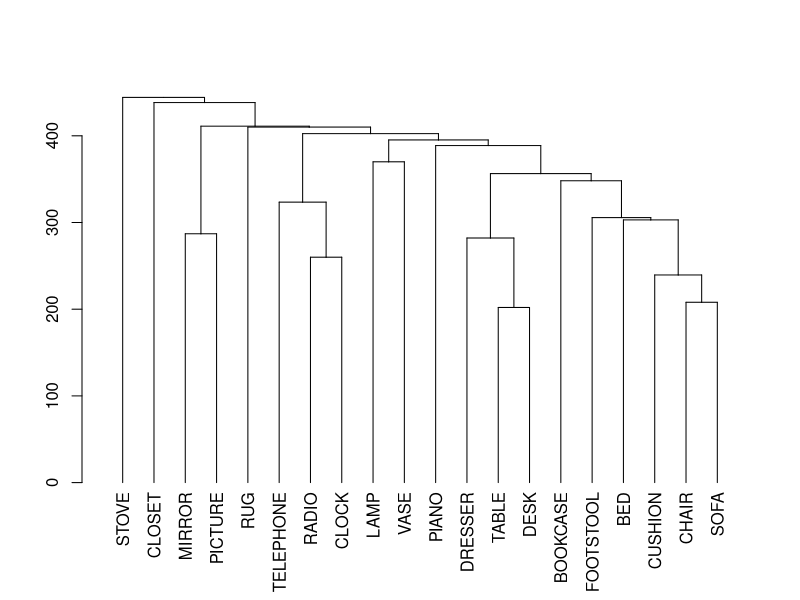
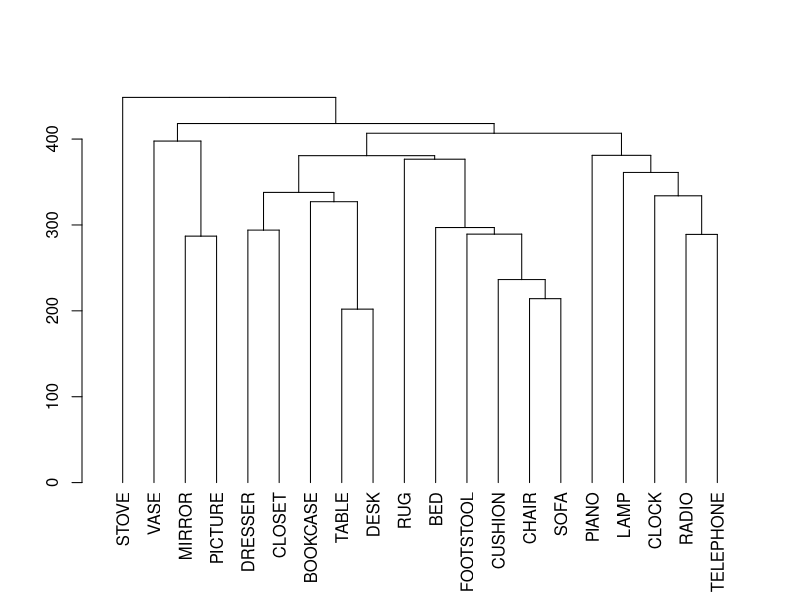

Write the R code that produced these figures, in order.
## ---- chunk 1
knitr::opts_chunk$set(echo = TRUE)
## ---- chunk 2
library(clue)
f1 <- read.table("FURN_prx_revised.txt", fill = TRUE, header = TRUE) # add zero on diagonal before read the table
rownames(f1) <- names(f1)
f2 <- as.matrix(f1)
ultraD=ls_fit_ultrametric(f2,method=c("IP"), weights = 1, control = list()) # fit an ultrametric tree (LS solution, by iterative projection) to a data set
hc <- hclust(ultraD, "ave") # method="average"
dend1 <- as.dendrogram(hc) # "print()" method
plot(dend1)
# calculate the "cophenetic correlation" - the corr of data & model distances
library(gdata)
datvec = as.vector(lowerTriangle(f2, diag=FALSE)) # Function lowerTriangle() is in Package "gdata"
modvec = as.vector(ultraD)
cor(datvec,modvec)
## ---- chunk 3
addD=ls_fit_addtree(f2,method=c("IP"), weights = 1, control = list()) # fit an additive tree (LS solution, by "iterative projection" method to the data set
addD
hc2 <- hclust(addD, "ave")
dend2 <- as.dendrogram(hc2)
plot(dend2)
modvec2 = as.vector(addD)
cor(datvec,modvec2) # The correlation of data distances and model distances of the additive tree is 0.9067304 for the furniture data at this run.
# However, IP uses a semi-randomized start. It is susceptible to local minima, so run multiple starts.
corvector <- c(rep(0,25))
for (i in 1:25)
{addD3=ls_fit_addtree(f2,method=c("IP"), weights = 1, control = list())
modvec3=as.vector(addD3)
corvector[i]=cor(datvec,modvec3) # calculate linear fit = corr of data & model distances
}
corvector # the vector of fits shows that local minima are very common (cf. Smith, 1998)
